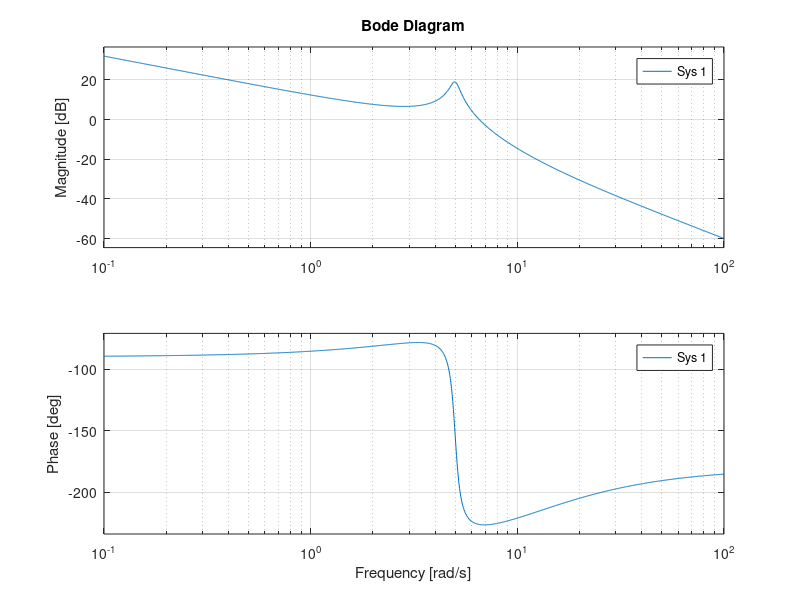
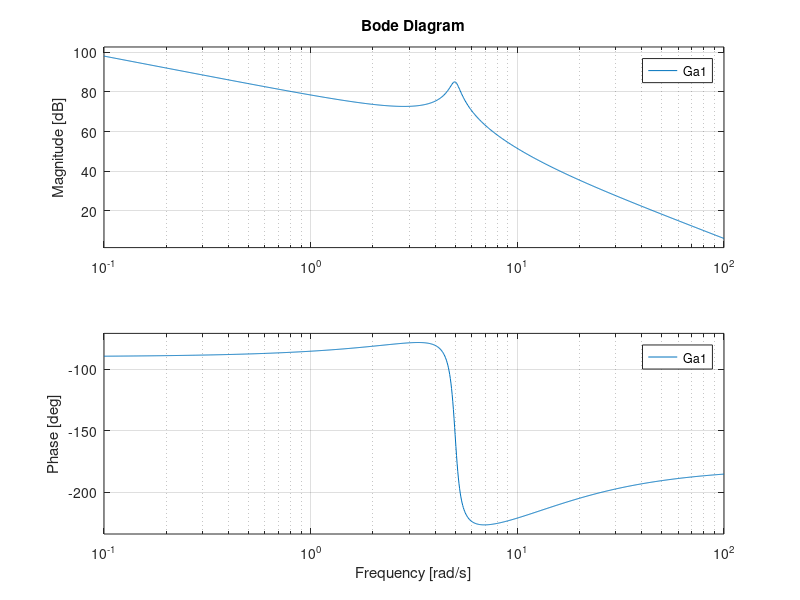
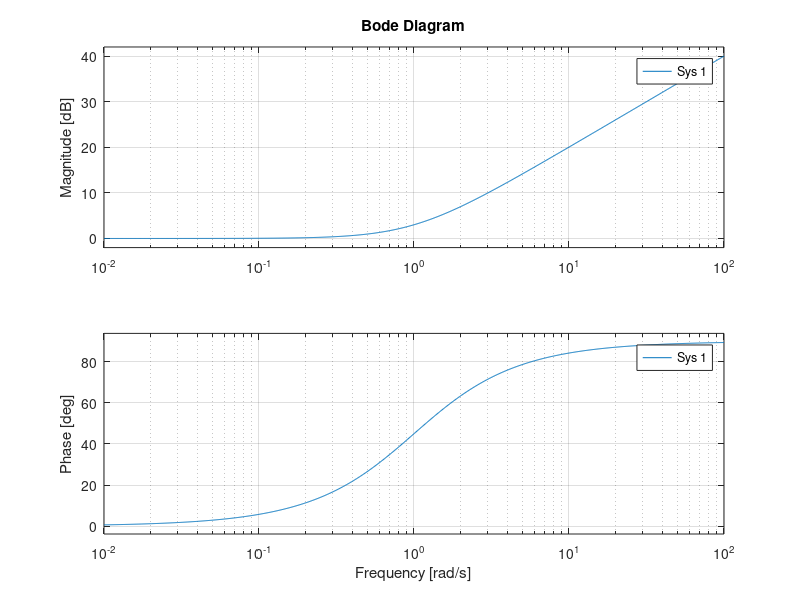
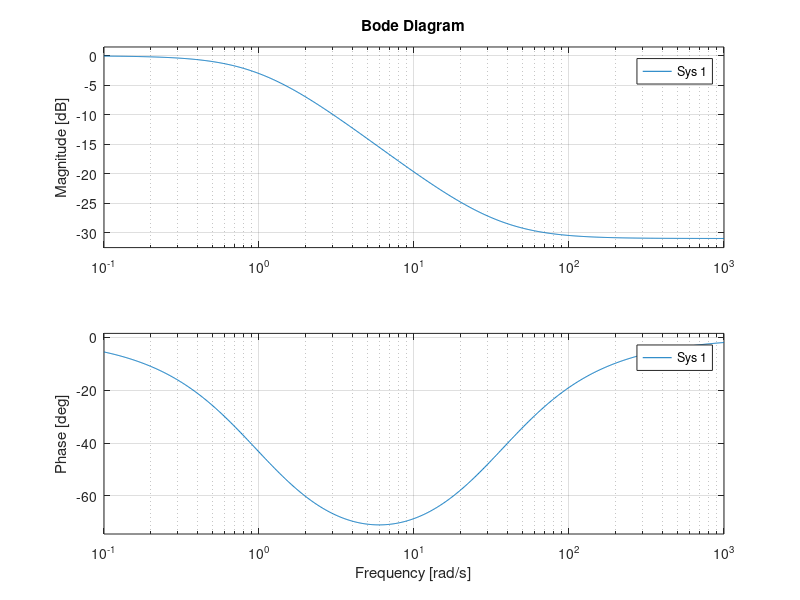

Write the MATLAB code that produced these figures, in order.
clear all
close all
s = tf('s')
F = (10*(s+10)) / (s^2+0.5*s+25)

d1 = 1
d2 = 1%t
% d3 = sin(1000t)

Kf = dcgain(F)

%dobbiamo aggiungere un polo nel controllore

%specifiche statiche
%errore di inseguimento alla rampa < 1.25e-4

Kc1 = 1 / (1.25e-4*Kf)

%effetto del disturbo d2 < 2.5e-4
Kc2 = 1/(2.5e-4*Kf)

Kc = 2000

%studio del segno di Kc
%Kf1 > 0 --> ok
%tutti i poli Re<0 --> ok
bode(F/s)
% un solo attraversamento a 0db e -180 gradi --> ok

%segno positivo

%analisi specifiche dinamiche

%tempo di salita circa 0.04 (0.032 < ts < 0.048)
%wb = 3/ts = 75
%wcd = 0.63 * wb = 47.25

%scelgo ts 0.045
wcd = 42

%sovraelongazione massima < 35%
%Mr = (1+s_hat) / 0.9 = 1.5 --> 3.52 db
%margine di fase da Nichols circa 38 gradi
%margine di fase da formula 42.4 gradi
%scegliamo 43 gradi

Ga1 = Kc/s * F

figure,bode (Ga1)
%abbiamo 19.3db di modulo e -191 di fase

%dobbiamo recuperare almeno 62 gradi

%rete PI
figure,bode(1+s)

xz = 2.83
tauz = xz / wcd
Rz=(1+tauz*s);

Ga2 = Ga1 * Rz
[m,f] = bode(Ga2,wcd)

%rete attenuatrice
mi = 35.5
figure,bode ( (1+s/mi) / (1+s))
xi = 350
taui = xi/wcd
Ri = (1+s*taui/mi) / (s*taui+1)

Ga3 = Ga2 * Ri

figure,margin(Ga3)

C = Kc/s * Rz * Ri

W = feedback (C*F,1)

figure,step(W)
figure,bode(W)

%calcolo parametri

%banda passante
wb = 61.3

%errore di inseguimento massimo per r(t) = sin(0.5t)
sens = feedback (1,Ga3)
errsens = bode(sens,0.5)

%valore massimo del comando avente distrurbo d3 = sin(1000t)
umax = bode(-C*sens,1000)

%discretizzazione
T = 2*pi/(20*wb)

Gazoh = Ga3/(1+s*T/2)
figure,margin(Gazoh)

Cz1 = c2d(C,T,'tustin')
Cz2 = c2d(C,T,'zoh')
Cz2 = c2d(C,T,'match')

